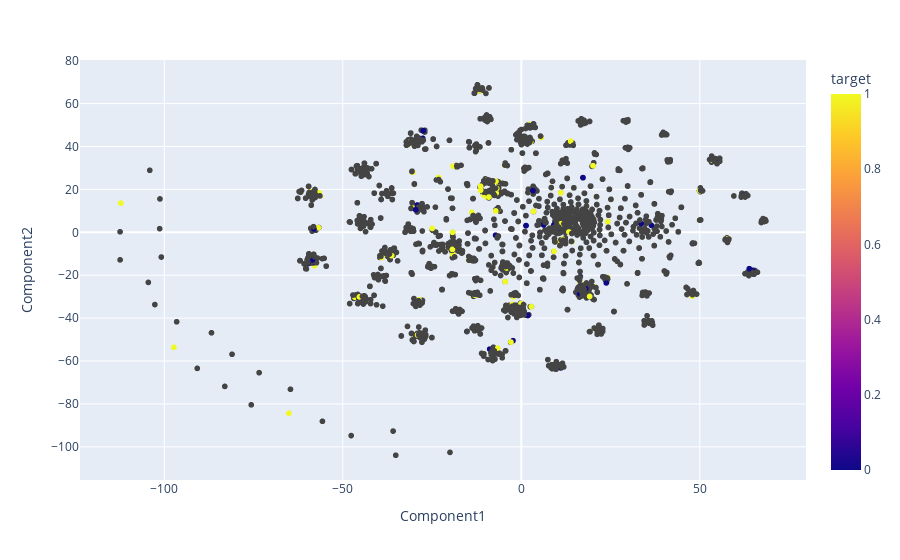

The notebook cell saved with this chart:
### Code cell
import plotly.express as px

graph = px.scatter(reduced_df, x="Component1", y="Component2", color = "target")
graph.show()

### Figure 1 — Plotly figure (JSON) as saved in the notebook; plotly's stock layout.template omitted (floating-point values rounded to 4 significant figures; data arrays with more than 128 entries replaced by an {"elided": "..."} marker saying what was removed)
{"data": [{"hovertemplate": "Component1=%{x}<br>Component2=%{y}<br>target=%{marker.color}<extra></extra>", "legendgroup": "", "marker": {"color": {"elided": "2765 int values"}, "coloraxis": "coloraxis", "symbol": "circle"}, "mode": "markers", "name": "", "showlegend": false, "type": "scattergl", "x": {"elided": "2765 float values"}, "xaxis": "x", "y": {"elided": "2765 float values"}, "yaxis": "y"}], "layout": {"autosize": true, "coloraxis": {"colorbar": {"title": {"text": "target"}}, "colorscale": [[0, "#0d0887"], [0.1111, "#46039f"], [0.2222, "#7201a8"], [0.3333, "#9c179e"], [0.4444, "#bd3786"], [0.5556, "#d8576b"], [0.6667, "#ed7953"], [0.7778, "#fb9f3a"], [0.8889, "#fdca26"], [1, "#f0f921"]]}, "legend": {"tracegroupgap": 0}, "margin": {"t": 60}, "xaxis": {"anchor": "y", "autorange": true, "domain": [0, 1], "range": [-123.4, 79.59], "title": {"text": "Component1"}, "type": "linear"}, "yaxis": {"anchor": "x", "autorange": true, "domain": [0, 1], "range": [-117.3, 82.16], "title": {"text": "Component2"}, "type": "linear"}}}
